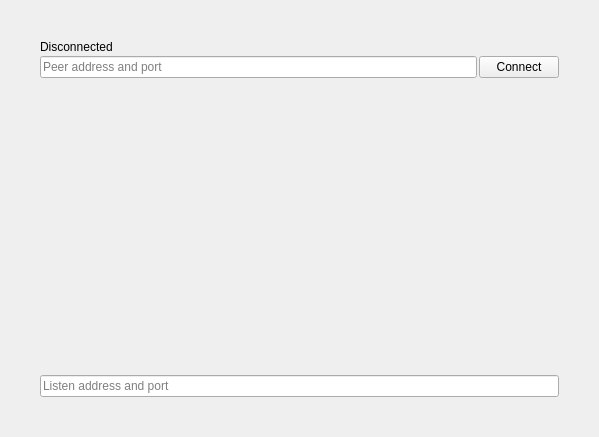
<?xml version="1.0" encoding="UTF-8"?>
<ui version="4.0">
 <class>UiOverlay</class>
 <widget class="QWidget" name="UiOverlay">
  <property name="geometry">
   <rect>
    <x>0</x>
    <y>0</y>
    <width>599</width>
    <height>437</height>
   </rect>
  </property>
  <property name="windowTitle">
   <string>Form</string>
  </property>
  <layout class="QVBoxLayout" name="verticalLayout">
   <property name="spacing">
    <number>2</number>
   </property>
   <property name="leftMargin">
    <number>40</number>
   </property>
   <property name="topMargin">
    <number>40</number>
   </property>
   <property name="rightMargin">
    <number>40</number>
   </property>
   <property name="bottomMargin">
    <number>40</number>
   </property>
   <item>
    <widget class="QLabel" name="labelStatus">
     <property name="text">
      <string>Disconnected</string>
     </property>
    </widget>
   </item>
   <item>
    <layout class="QHBoxLayout" name="horizontalLayout">
     <property name="spacing">
      <number>2</number>
     </property>
     <item>
      <widget class="QLineEdit" name="lineEditPeerAddr">
       <property name="placeholderText">
        <string>Peer address and port</string>
       </property>
      </widget>
     </item>
     <item>
      <widget class="QPushButton" name="pushButtonConnect">
       <property name="text">
        <string>Connect</string>
       </property>
      </widget>
     </item>
    </layout>
   </item>
   <item>
    <spacer name="verticalSpacer">
     <property name="orientation">
      <enum>Qt::Vertical</enum>
     </property>
     <property name="sizeHint" stdset="0">
      <size>
       <width>20</width>
       <height>40</height>
      </size>
     </property>
    </spacer>
   </item>
   <item>
    <widget class="QLineEdit" name="lineEditHostAddr">
     <property name="placeholderText">
      <string>Listen address and port</string>
     </property>
    </widget>
   </item>
  </layout>
 </widget>
 <resources/>
 <connections/>
</ui>
